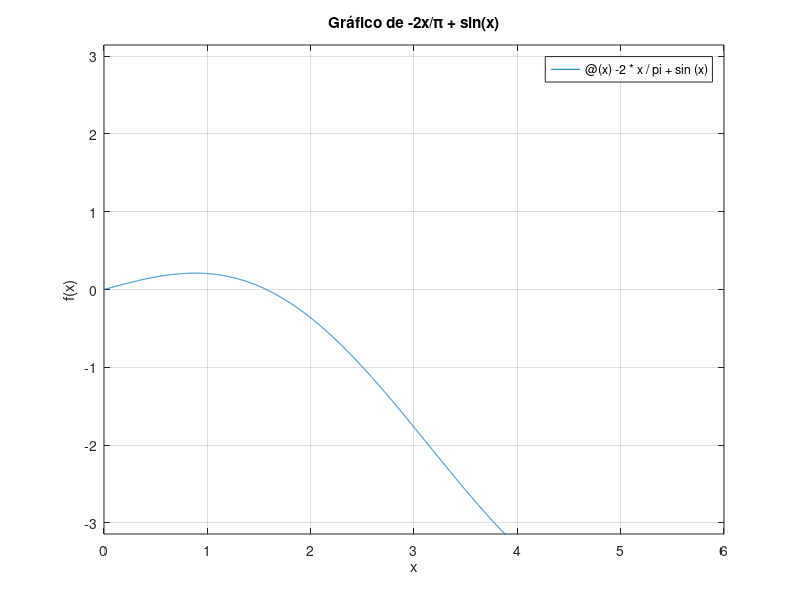

The MATLAB script that drew this image:
fplot(@(x) -2 * x / pi + sin(x), [0 6])

ylim([-pi pi])
grid on
xlabel('x');
ylabel('f(x)');
title('Gráfico de -2x/\pi + sin(x)');

%através do gráfico escolhemos o intervalo [1.3,1.7] 